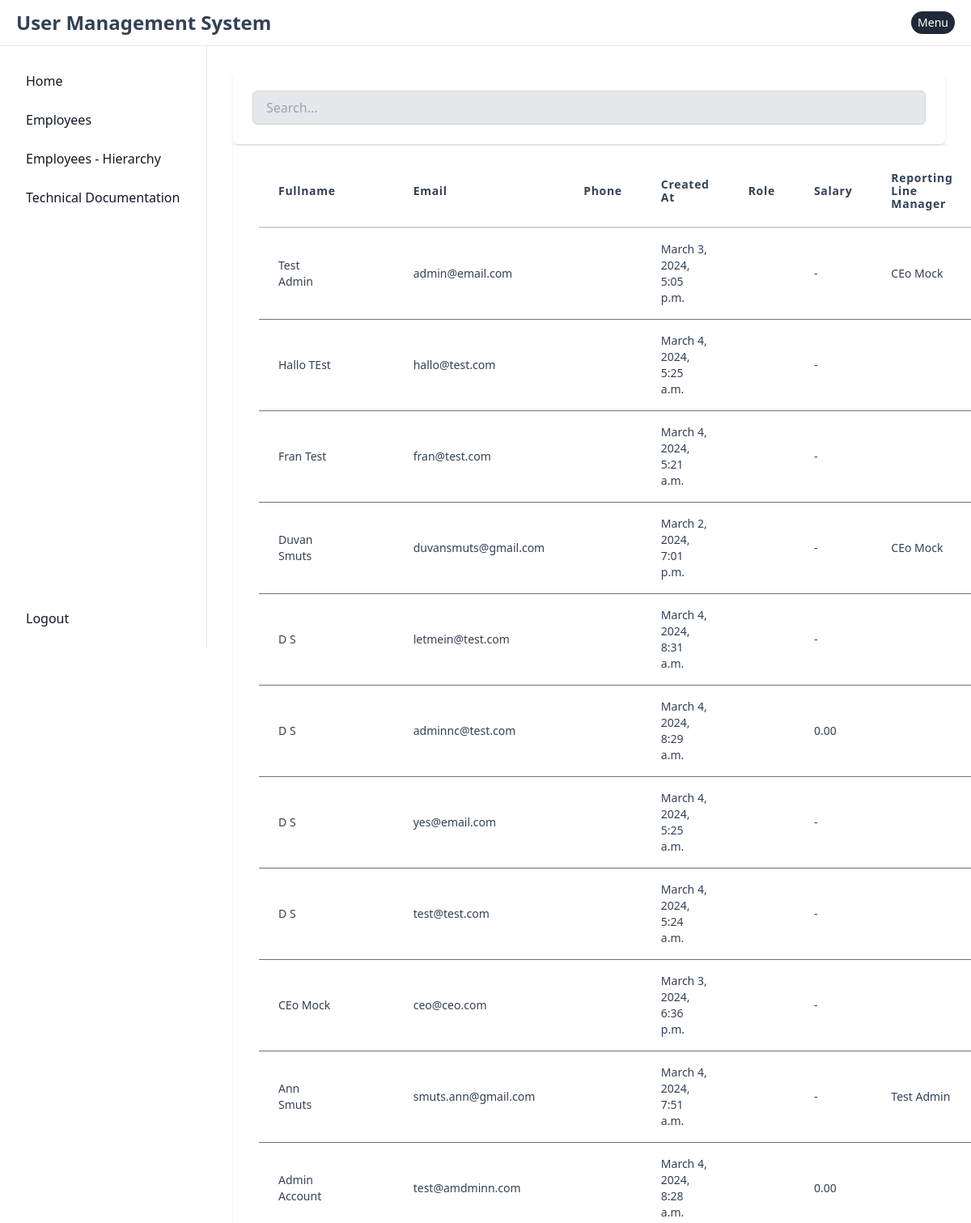
Page /user/list_user/ (signed in, upper part) on the earlier database version.
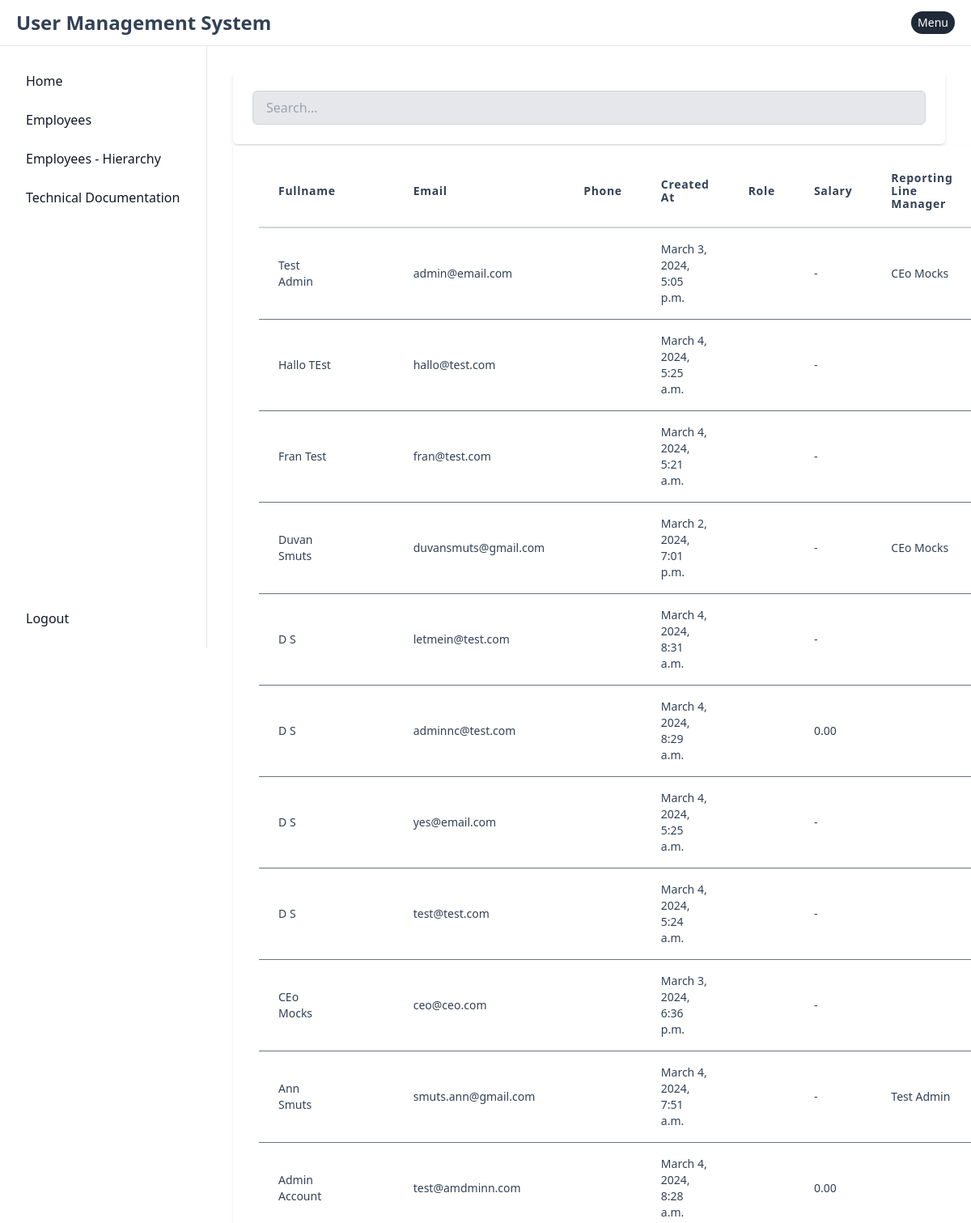
Same page on the later database version.
### apps/admin/user/models.py (models this page shows, shortened)
class User(AuditFields, AbstractBaseUser, PermissionsMixin):
    reporting_line_manager = models.ForeignKey('self', on_delete=models.SET_NULL, null=True, blank=True, related_name='reports_to')
    email                  = models.EmailField(unique=True)
    first_name             = models.CharField(max_length=30, blank=True)
    last_name              = models.CharField(max_length=30, blank=True)
    contact_number         = models.CharField(max_length=30, blank=True)
    employee_number        = models.CharField(max_length=30, blank=True)
    hashed_email_gravatar  = models.CharField(max_length=250, blank=True)
    position               = models.IntegerField(choices=POSITION_CHOICES, blank=True, null=True)
    birth_date             = models.DateField(null=True, blank=True)
    is_active              = models.BooleanField(default=True)
    is_admin               = models.BooleanField(default=False)
    salary                 = models.DecimalField(verbose_name='Salary', default=0, max_digits=9, decimal_places=2)
    description            = models.TextField(max_length=300, blank=True, null=True)
    objects = UserManager()
    USERNAME_FIELD  = 'email'
    REQUIRED_FIELDS = []

### apps/system/user/read/views.py (the view)
# urls.py: path('list_user/',                  UserListIew.as_view(),       name='list_user'),
class UserListIew(LoginRequiredMixin, View):
    def get(self, request, *args, **kwargs):
        users = User.objects.all().order_by('-id')
        if users:
            process_lib.get_gravatar_images(users)
        return render(
            self.request,
            template_name = 'system/user/list/user_list.html',
            context       = {
                'users'          : users,
                'logged_in_user' : self.request.user.id,
                'admin_user'     : self.request.user.is_admin
            }
        )

### apps/system/user/read/lib/process.py (called while the page is built)
def get_gravatar_images(users: QuerySet) -> QuerySet:
    for user in users:
        if user.hashed_email_gravatar:
            continue
        email = user.email
        gravatar_exists = has_gravatar(user.email)
        if gravatar_exists:
            hashed_email = common_process_lib.sanitize_and_hash_email(email)
            user.hashed_email_gravatar = hashed_email
    return users

### templates/system/user/list/user_list.html (shortened to what this page needs)
{% extends 'base.html' %}
{% block content %}
<div class="mx-auto bg-white p-6 rounded-md shadow-md mb-0.5">
    <input id="searchInput" type="text"
        class="w-full px-4 py-2 bg-gray-200 focus:bg-white border border-gray-300 rounded-md outline-none"
        placeholder="Search...">
</div>
<div class="-my-2 py-2 overflow-x-auto sm:-mx-6 sm:px-6 lg:-mx-8 pr-10 lg:px-8">
    <div class="align-middle inline-block min-w-full shadow overflow-hidden bg-white shadow-dashboard px-8 pt-3 rounded-bl-lg rounded-br-lg">
        <table class="table min-w-full" id="employee_list_table">
            <thead>
                <tr>
                    <th class="px-6 py-3 border-b-2 border-gray-300 text-left text-sm leading-4 tracking-wider hover:bg-gray-100 cursor-pointer">Fullname</th>
                    <th class="px-6 py-3 border-b-2 border-gray-300"></th>
                    <th class="px-6 py-3 border-b-2 border-gray-300 text-left text-sm leading-4 tracking-wider hover:bg-gray-100 cursor-pointer">Email</th>
                    <th class="px-6 py-3 border-b-2 border-gray-300 text-left text-sm leading-4 tracking-wider hover:bg-gray-100 cursor-pointer">Phone</th>
                    <th class="px-6 py-3 border-b-2 border-gray-300 text-left text-sm leading-4 tracking-wider hover:bg-gray-100 cursor-pointer">Created At</th>
                    <th class="px-6 py-3 border-b-2 border-gray-300 text-left text-sm leading-4 tracking-wider hover:bg-gray-100 cursor-pointer">Role</th>
                    <th class="px-6 py-3 border-b-2 border-gray-300 text-left text-sm leading-4 tracking-wider hover:bg-gray-100 cursor-pointer">Salary</th>
                    <th class="px-6 py-3 border-b-2 border-gray-300 text-left text-sm leading-4 tracking-wider hover:bg-gray-100 cursor-pointer">Reporting Line Manager</th>
                </tr>
            </thead>
            <tbody class="bg-white">
                {% for user in users %}
                    <tr>
                        <td class="px-6 py-4 whitespace-no-wrap border-b border-gray-500">
                            <div class="text-sm leading-5">{{ user.first_name }} {{ user.last_name }}</div>
                        </td>
                        <td class="px-6 py-4 whitespace-no-wrap border-b border-gray-500">
                        </td>
                        <td class="px-6 py-4 whitespace-no-wrap border-b border-gray-500 text-sm leading-5">{{ user.email }}</td>
                        <td class="px-6 py-4 whitespace-no-wrap border-b border-gray-500 text-sm leading-5">{{ user.contact_number }}</td>
                        <td class="px-6 py-4 whitespace-no-wrap border-b border-gray-500 text-sm leading-5">{{ user.created_at }}</td>
                        <td class="px-6 py-4 whitespace-no-wrap border-b border-gray-500 text-sm leading-5">{{ user.get_role_display }}</td>
                        {% if user.is_admin %}
                            <td class="px-6 py-4 whitespace-no-wrap border-b border-gray-500 text-sm leading-5">{{ user.salary }}</td>
                        {% else %}
                            <td class="px-6 py-4 whitespace-no-wrap border-b border-gray-500 text-sm leading-5">-</td>
                        {% endif %}
                        <td class="px-6 py-4 whitespace-no-wrap border-b border-gray-500 text-sm leading-5">{{ user.reporting_line_manager.first_name }} {{ user.reporting_line_manager.last_name }}</td>
                    </tr>
                {% endfor %}
            </tbody>
        </table>
    </div>
</div>
{% endblock content %}

Differences in the rows shown:
changed User "ceo@ceo.com": last_name "Mock" → "Mocks"
changed User "admin@email.com": reporting_line_manager.last_name "Mock" → "Mocks"
changed through a linked row, User "Duvan": reporting_line_manager.last_name "Mock" → "Mocks"
